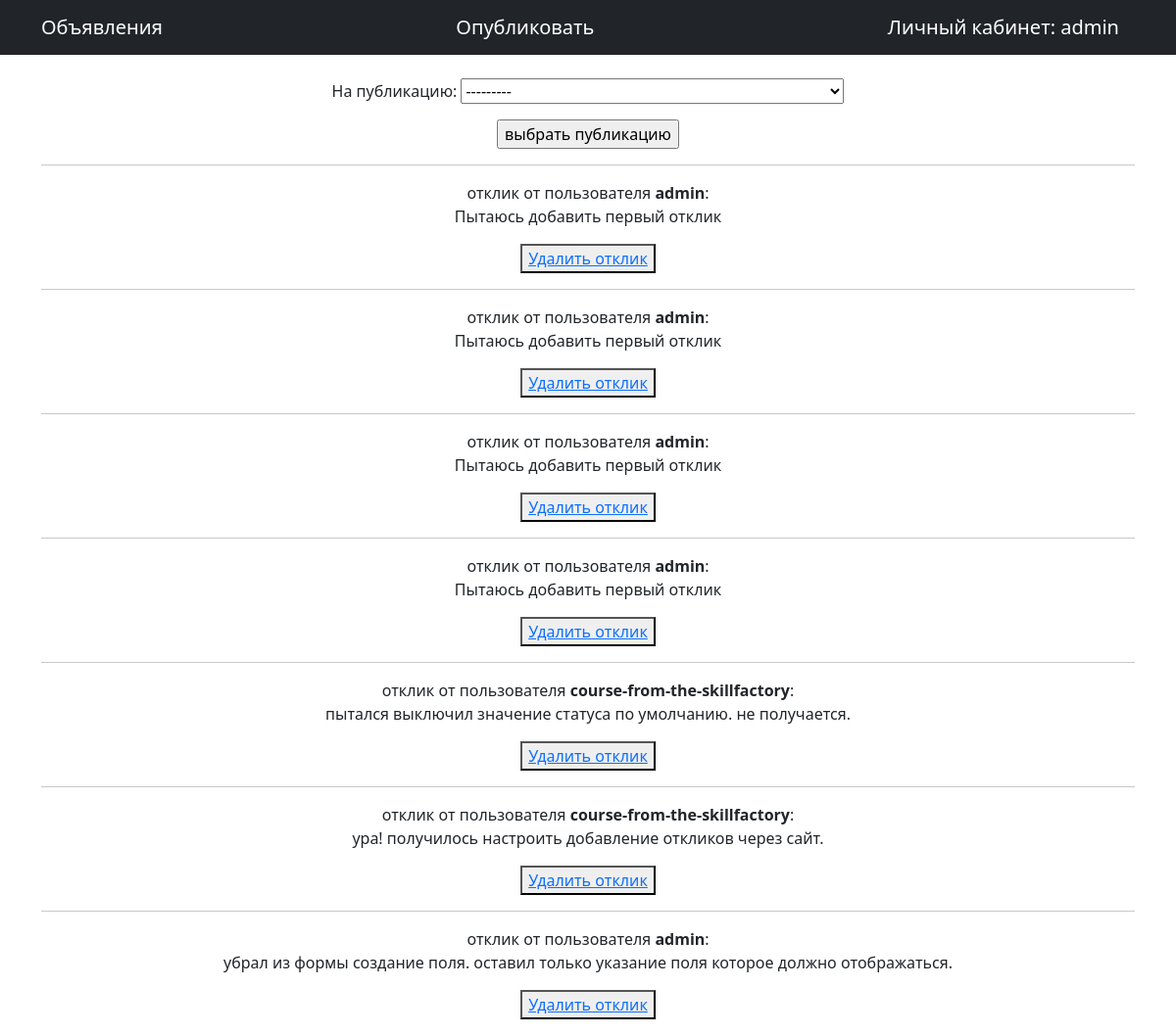
/private/ (signed in), run on the app's committed database.
### board/models.py (models this page shows)
class Comment(models.Model):
    publication = models.ForeignKey(Publication, on_delete=models.CASCADE, verbose_name='на публикацию')
    user = models.ForeignKey(User, on_delete=models.CASCADE, verbose_name="Комментатор")
    content = models.TextField(verbose_name="Высказывание")
    create_time = models.DateTimeField(auto_now_add=True)
    status = models.BooleanField(default=False)

### board/views.py (the view)
# urls.py: path('private/', ResponsesToMyPublications.as_view(), name='посмотреть отклики'),
class ResponsesToMyPublications(ListView):
    model = Comment
    template_name = "response_list.html"
    context_object_name = "responses"
    def get_queryset(self):
        queryset = super().get_queryset()
        queryset = queryset.filter(publication__user__id=self.request.user.id)
        self.filterset = FilterByPublications(self.request.GET, queryset, request=self.request.user.id)
        return self.filterset.qs
    def get_context_data(self, **kwargs):
        context = super().get_context_data(**kwargs)
        context["filterset"] = self.filterset
        return context

### board/models.py (called while the page is built)
    def __str__(self):
        return self.title

### templates/response_list.html (shortened to what this page needs)
{% extends 'basic.html' %}
{% block content %}
<br>
<form action="" method="get">
    {{ filterset.form.as_p }}
    <input type="submit" value="выбрать публикацию"/>
</form>
{% if responses %}
{% for response in responses %}
<hr>
отклик от пользователя <strong>{{response.user}}</strong>:
<p>{{response.content}}</p>
<p>
    <button><a href="{%url 'удалить отклик' response.id %}">Удалить отклик</a></button>
</p>
{% endfor %}
{% else %}
<h3>на эту публикацию нет откликов</h3>
{% endif %}
{% endblock content %}

### templates/basic.html (shortened to what this page needs)
<!DOCTYPE html>
<html lang="ru">
<head>
    {% load static %}
    <link href="{% static 'css/styles.css' %}" rel="stylesheet"/>
</head>
<body>
{%include 'includes/navbar.html'%}
<div class="container">
    <div class="row">
        <div class="col-lg-12 text-center">
            {% block content %}{% endblock content %}
        </div>
    </div>
</div>
</body>
</html>

### templates/includes/navbar.html
<nav class="navbar navbar-expand-lg navbar-dark bg-dark static-top">
    <div class="container">
        <a class="navbar-brand" href="{%url 'основная страница'%}">Объявления</a>
        <a class="navbar-brand" href="{%url 'создать публикацию'%}">Опубликовать</a>
        {% if user.is_authenticated %}
        <a class="navbar-brand" href="/accounts/">Личный кабинет: {{ user }}</a>
        {% else %}
        <a class="navbar-brand" href="/accounts/">Войти</a>
        {% endif %}
    </div>
</nav>

### data on the page
Comment: user "admin", content "Пытаюсь добавить первый отклик"
Comment: user "admin", content "Пытаюсь добавить первый отклик"
Comment: user "admin", content "Пытаюсь добавить первый отклик"
Comment: user "admin", content "Пытаюсь добавить первый отклик"
Comment: user "course-from-the-skillfactory", content "пытался выключил значение статуса по умолчанию. не получается."
Comment: user "course-from-the-skillfactory", content "ура! получилось настроить добавление откликов через сайт."
Comment: user "admin", content "убрал из формы создание поля. оставил только указание поля которое должно отображаться."

### other printed values
{{ user }} "admin"
